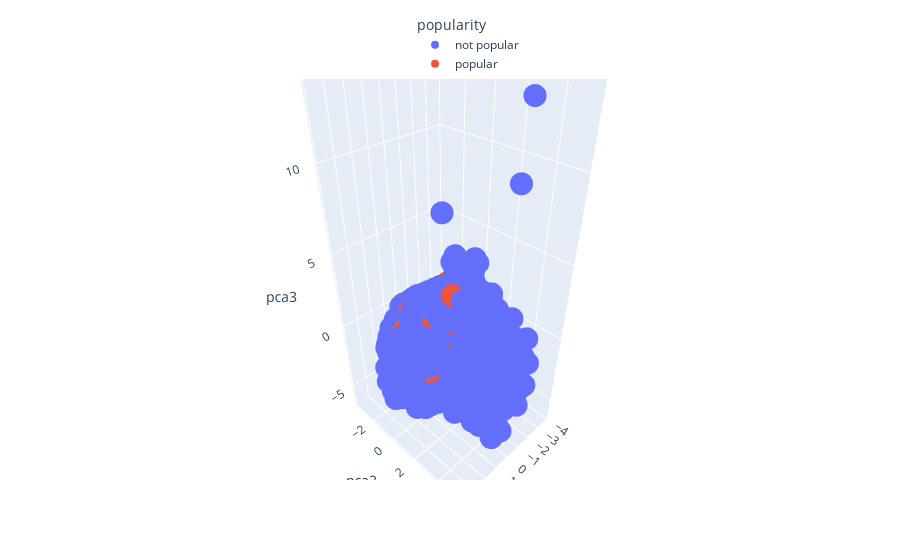

The notebook cell this image was saved under:
### Markdown cell above
### 2.3 Plot PCA in 3D

### Code cell
# 3D PCA
#total_var = pca.explained_variance_ratio_.sum() * 100

fig = px.scatter_3d(
    df, x='pca1', y='pca2', z='pca3', color='popularity',
    #title=f'Total Explained Variance: {total_var:.2f}%',
    #labels={'0': 'PC 1', '1': 'PC 2', '2': 'PC 3'}
)
fig.update_layout(legend=dict(
    orientation="v",
    yanchor="bottom",
    y=1,
    xanchor="right",
    x=0.6
))
fig.show()

### Figure 1 — Plotly figure (JSON) as saved in the notebook; plotly's stock layout.template omitted (floating-point values rounded to 4 significant figures; data arrays with more than 128 entries replaced by an {"elided": "..."} marker saying what was removed)
{"data": [{"hovertemplate": "popularity=not popular<br>pca1=%{x}<br>pca2=%{y}<br>pca3=%{z}<extra></extra>", "legendgroup": "not popular", "marker": {"color": "#636efa", "symbol": "circle"}, "mode": "markers", "name": "not popular", "scene": "scene", "showlegend": true, "type": "scatter3d", "x": {"elided": "12399 float values"}, "y": {"elided": "12399 float values"}, "z": {"elided": "12399 float values"}}, {"hovertemplate": "popularity=popular<br>pca1=%{x}<br>pca2=%{y}<br>pca3=%{z}<extra></extra>", "legendgroup": "popular", "marker": {"color": "#EF553B", "symbol": "circle"}, "mode": "markers", "name": "popular", "scene": "scene", "showlegend": true, "type": "scatter3d", "x": {"elided": "730 float values"}, "y": {"elided": "730 float values"}, "z": {"elided": "730 float values"}}], "layout": {"legend": {"orientation": "v", "title": {"text": "popularity"}, "tracegroupgap": 0, "x": 0.6, "xanchor": "right", "y": 1, "yanchor": "bottom"}, "margin": {"t": 60}, "scene": {"domain": {"x": [0, 1], "y": [0, 1]}, "xaxis": {"title": {"text": "pca1"}}, "yaxis": {"title": {"text": "pca2"}}, "zaxis": {"title": {"text": "pca3"}}}}}
